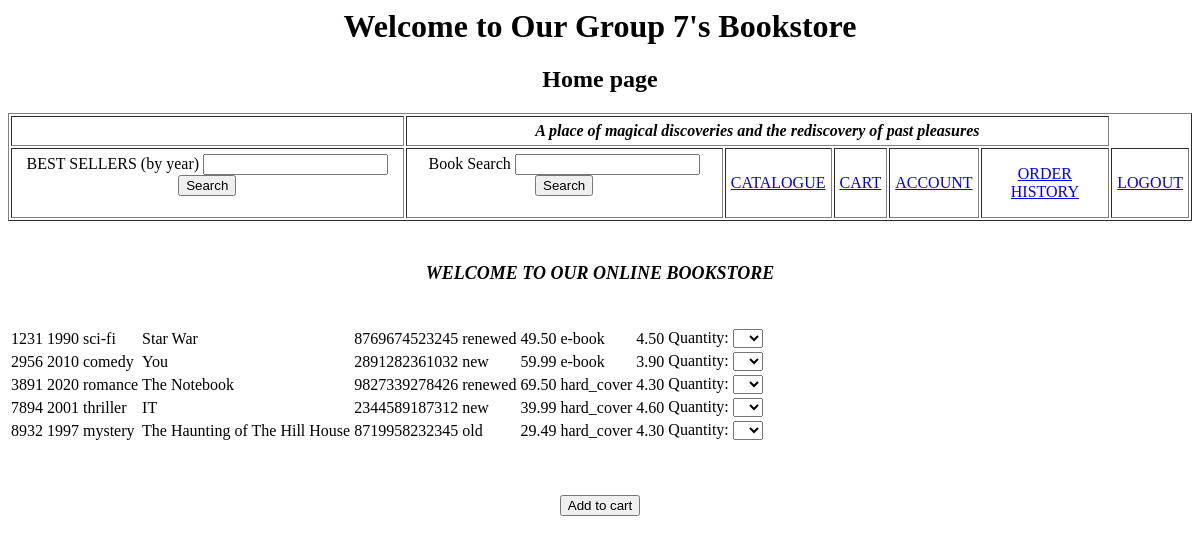
/bookstore.php, run on an earlier commit of the app's database.
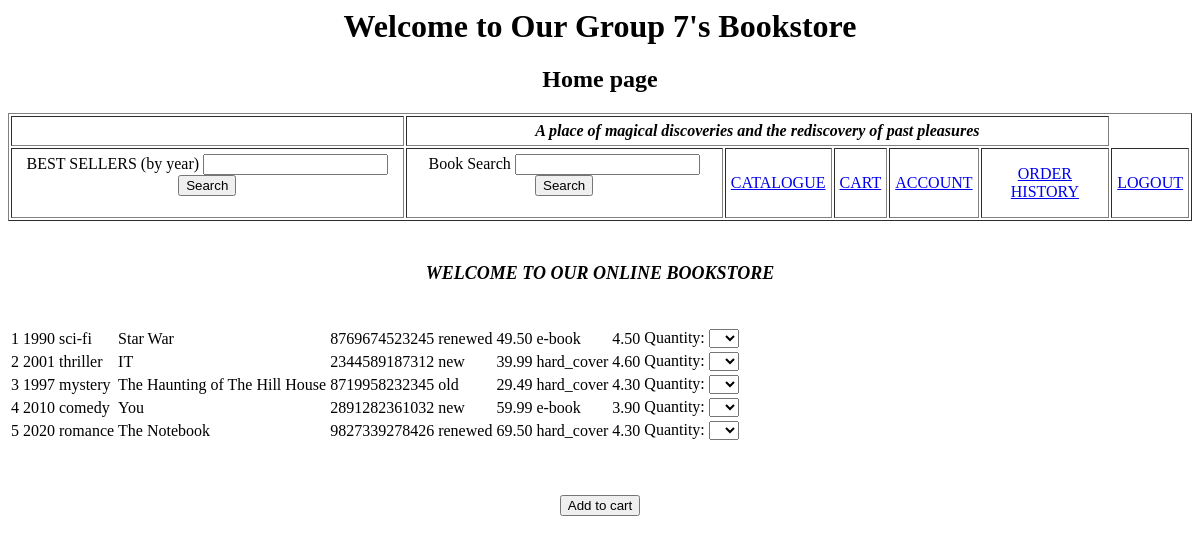
And on a later commit of the database.
### tables this page shows
CREATE table book( 
	book_id int, 
	year int, 
	genre char(40), 
	title char(40), 
	isbn char(13), 
	book_condition char(40), 
	price decimal(10,2), 
	book_type char(40), 
	total_rating decimal(5,2), 
	primary key(book_id)
);

### bookstore.php (the view, shortened to what this page needs)
<html>
<head>
</head>
<body>
<h1 align ="center" >Welcome to Our Group 7's Bookstore</h1>
<h2 align = "center">Home page</h2>
<?php
echo " <html>
<head>
  <title>Home page</title>
</head>
<body>
  <font face='Cambria' size='4'>
  <frameset rows='20%,*%'>
    <frame name='home_page'>
      <table border='1' width='100%' cellpadding='5' align='center'>
        <tr>
          <td> </td>
          <td colspan='5' align='center'><b><i>A place of magical discoveries and the rediscovery of past pleasures</i> </b></td>
        </tr>
        <tr>";
echo" <td align='center'> <a><form method = 'POST' action = 'bestseller.php'>BEST SELLERS (by year) <input type ='text' name ='year'/><input type ='submit' value = 'Search'/></form></a></td>
          <td align='center'> <a><form method = 'POST' action = 'task4_searchbook.php'>Book Search <input type ='text' name ='search'/><input type ='submit' value = 'Search'/></form></a></td>
          <td align='center'><a href='catalog.php' >CATALOGUE</a></td>
          <td align='center' ><a href='view_cart.php' >CART</a></td>
          <td align='center' ><a href='account.php' >ACCOUNT</a></td>
          <td align='center' ><a href='history.php' >ORDER HISTORY</a></td>
		  <td align='center' ><a href='logout.php' >LOGOUT</a></td>
        </tr>
      </table>
    </frame>
        <br><br>
        <center><b><i>WELCOME TO OUR ONLINE BOOKSTORE</i></b></center>
        <br><br>
    <frame name='desc_page'>
    </frame>
  </frameset>
  </font>
</body>
</html>
";
?>
<?php
 $author_email = $_GET['email'];
  $myconnection = mysqli_connect('localhost', 'root', '')
    or die ('Could not connect: ' . mysql_error());
  $e1 = "SELECT name FROM author where email = '" .mysqli_real_escape_string($myconnection, $author_email) . "'";
  $re1 = mysqli_query($myconnection, $e1);
  if(mysqli_num_rows($re1) != 0){
    echo "hello";
    $a_query = "SELECT * FROM book where book_id in (Select book_id from wrote where author_id in ( SELECT  author_id FROM author where email = '" .mysqli_real_escape_string($myconnection, $author_email) . "' ))";
  $a_result = mysqli_query($myconnection, $a_query) or die ('Query failed: ' . mysql_error());
  $a_counter = 0;
  echo "<form method = 'post' action = 'cart.php' >";
  echo "<table>";
  while($row = mysqli_fetch_array($a_result)){
    $book_counter = htmlspecialchars($row['book_id']);
    echo "<tr><td>". htmlspecialchars($row['book_id']). "</td>";
    echo "<td>". htmlspecialchars($row['year']). "</td>";
    echo "<td>". htmlspecialchars($row['genre']). "</td>";
    echo "<td>". htmlspecialchars($row['title']). "</td>";
    echo "<td>". htmlspecialchars($row['isbn']). "</td>";
    echo "<td>". htmlspecialchars($row['book_condition']). "</td>";
    echo "<td>". htmlspecialchars($row['price']). "</td>";
    echo "<td>". htmlspecialchars($row['book_type']). "</td>";
    echo "<td>". htmlspecialchars($row['total_rating']). "</td>";
    echo "<td>Quantity: <select name='$book_counter'>
      <option value='0'></option>
      <option value='1'>1</option>
      <option value='2'>2</option>
      <option value='3'>3</option>
  <option value='4'>4</option>
  <option value='5'>5</option>
  </select></td>";
    echo "</tr>";
}
echo "</table>";
echo "<br><br>";
echo "<p align ='center'><input type='submit' value='Add to cart'/></p>";
echo "</form>";
  }
  else{
  $query = 'SELECT * FROM book';
  $result = mysqli_query($myconnection, $query) or die ('Query failed: ' . mysql_error());
  echo "<form method = 'post' action = 'cart.php' >";
  echo "<table>";
  while($row = mysqli_fetch_array($result)){
    $bookcounter = htmlspecialchars($row['book_id']);
    echo "<tr><td>". htmlspecialchars($row['book_id']). "</td>";
    echo "<td>". htmlspecialchars($row['year']). "</td>";
    echo "<td>". htmlspecialchars($row['genre']). "</td>";
    echo "<td>". htmlspecialchars($row['title']). "</td>";
    echo "<td>". htmlspecialchars($row['isbn']). "</td>";
    echo "<td>". htmlspecialchars($row['book_condition']). "</td>";
    echo "<td>". htmlspecialchars($row['price']). "</td>";
    echo "<td>". htmlspecialchars($row['book_type']). "</td>";
    echo "<td>". htmlspecialchars($row['total_rating']). "</td>";
    echo "<td>Quantity: <select name='$bookcounter'>
      <option value='0'></option>
      <option value='1'>1</option>
      <option value='2'>2</option>
      <option value='3'>3</option>
  <option value='4'>4</option>
  <option value='5'>5</option>
  </select></td>";
    echo "</tr>";
}
echo "</table>";
echo "<br><br>";
echo "<p align ='center'><input type='submit' value='Add to cart'/></p>";
echo "</form>";
  }
?>
</body>
</html>

What changed in the data, as far as the page shows it:
removed book: book_id "1231", year "1990", genre "sci-fi", title "Star War", isbn "8769674523245", book_condition "renewed", price "49.50", book_type "e-book", total_rating "4.50"
removed book: book_id "2956", year "2010", genre "comedy", title "You", isbn "2891282361032", book_condition "new", price "59.99", book_type "e-book", total_rating "3.90"
removed book: book_id "3891", year "2020", genre "romance", title "The Notebook", isbn "9827339278426", book_condition "renewed", price "69.50", book_type "hard_cover", total_rating "4.30"
removed book: book_id "7894", year "2001", genre "thriller", title "IT", isbn "2344589187312", book_condition "new", price "39.99", book_type "hard_cover", total_rating "4.60"
removed book: book_id "8932", year "1997", genre "mystery", title "The Haunting of The Hill House", isbn "8719958232345", book_condition "old", price "29.49", book_type "hard_cover", total_rating "4.30"
added book: book_id "1", year "1990", genre "sci-fi", title "Star War", isbn "8769674523245", book_condition "renewed", price "49.50", book_type "e-book", total_rating "4.50"
added book: book_id "2", year "2001", genre "thriller", title "IT", isbn "2344589187312", book_condition "new", price "39.99", book_type "hard_cover", total_rating "4.60"
added book: book_id "3", year "1997", genre "mystery", title "The Haunting of The Hill House", isbn "8719958232345", book_condition "old", price "29.49", book_type "hard_cover", total_rating "4.30"
added book: book_id "4", year "2010", genre "comedy", title "You", isbn "2891282361032", book_condition "new", price "59.99", book_type "e-book", total_rating "3.90"
added book: book_id "5", year "2020", genre "romance", title "The Notebook", isbn "9827339278426", book_condition "renewed", price "69.50", book_type "hard_cover", total_rating "4.30"
